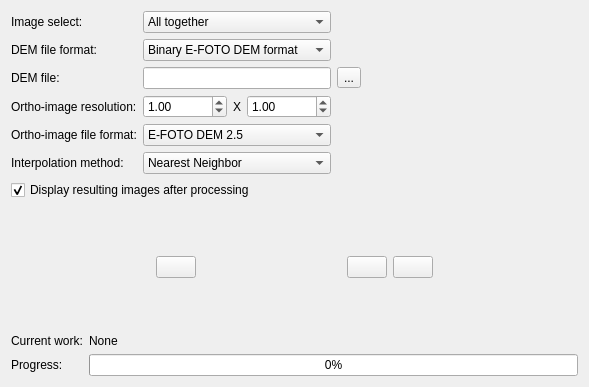
<?xml version="1.0" encoding="UTF-8"?>
<ui version="4.0">
 <class>OrthoForm</class>
 <widget class="QWidget" name="OrthoForm">
  <property name="geometry">
   <rect>
    <x>0</x>
    <y>0</y>
    <width>589</width>
    <height>387</height>
   </rect>
  </property>
  <property name="windowTitle">
   <string>Ortho-rectification</string>
  </property>
  <property name="windowIcon">
   <iconset resource="../resource/resource.qrc">
    <normaloff>:/icon/WindowIcon.png</normaloff>:/icon/WindowIcon.png</iconset>
  </property>
  <layout class="QGridLayout" name="gridLayout_5">
   <item row="0" column="0">
    <layout class="QGridLayout" name="gridLayout_4">
     <item row="0" column="0">
      <layout class="QGridLayout" name="gridLayout_3">
       <item row="0" column="0">
        <widget class="QLabel" name="label">
         <property name="text">
          <string>Image select:</string>
         </property>
        </widget>
       </item>
       <item row="0" column="1">
        <widget class="QComboBox" name="comboBox">
         <item>
          <property name="text">
           <string>All together</string>
          </property>
         </item>
         <item>
          <property name="text">
           <string>All individually</string>
          </property>
         </item>
        </widget>
       </item>
       <item row="0" column="2">
        <spacer name="horizontalSpacer">
         <property name="orientation">
          <enum>Qt::Horizontal</enum>
         </property>
         <property name="sizeHint" stdset="0">
          <size>
           <width>40</width>
           <height>20</height>
          </size>
         </property>
        </spacer>
       </item>
       <item row="1" column="0">
        <widget class="QLabel" name="label_30">
         <property name="text">
          <string>DEM file format:</string>
         </property>
        </widget>
       </item>
       <item row="1" column="1">
        <widget class="QComboBox" name="comboBox2">
         <property name="currentIndex">
          <number>0</number>
         </property>
         <item>
          <property name="text">
           <string>Binary E-FOTO DEM format</string>
          </property>
         </item>
         <item>
          <property name="text">
           <string>ASCII 3D points</string>
          </property>
         </item>
        </widget>
       </item>
       <item row="1" column="2">
        <spacer name="horizontalSpacer_2">
         <property name="orientation">
          <enum>Qt::Horizontal</enum>
         </property>
         <property name="sizeHint" stdset="0">
          <size>
           <width>40</width>
           <height>20</height>
          </size>
         </property>
        </spacer>
       </item>
       <item row="2" column="0">
        <widget class="QLabel" name="label_2">
         <property name="text">
          <string>DEM file:</string>
         </property>
        </widget>
       </item>
       <item row="2" column="1">
        <widget class="QLineEdit" name="lineEdit">
         <property name="readOnly">
          <bool>true</bool>
         </property>
        </widget>
       </item>
       <item row="2" column="2">
        <widget class="QToolButton" name="loadDemButton">
         <property name="toolTip">
          <string>Load DEM</string>
         </property>
         <property name="text">
          <string>...</string>
         </property>
        </widget>
       </item>
       <item row="2" column="3">
        <spacer name="horizontalSpacer_3">
         <property name="orientation">
          <enum>Qt::Horizontal</enum>
         </property>
         <property name="sizeHint" stdset="0">
          <size>
           <width>40</width>
           <height>20</height>
          </size>
         </property>
        </spacer>
       </item>
       <item row="3" column="0">
        <widget class="QLabel" name="label_4">
         <property name="text">
          <string>Ortho-image resolution:</string>
         </property>
        </widget>
       </item>
       <item row="3" column="1">
        <layout class="QHBoxLayout" name="horizontalLayout">
         <item>
          <widget class="QDoubleSpinBox" name="doubleSpinBox1">
           <property name="minimum">
            <double>0.010000000000000</double>
           </property>
           <property name="maximum">
            <double>1000000.000000000000000</double>
           </property>
           <property name="value">
            <double>1.000000000000000</double>
           </property>
          </widget>
         </item>
         <item>
          <widget class="QLabel" name="label_5">
           <property name="text">
            <string>X</string>
           </property>
           <property name="alignment">
            <set>Qt::AlignCenter</set>
           </property>
          </widget>
         </item>
         <item>
          <widget class="QDoubleSpinBox" name="doubleSpinBox2">
           <property name="minimum">
            <double>0.010000000000000</double>
           </property>
           <property name="maximum">
            <double>1000000.000000000000000</double>
           </property>
           <property name="value">
            <double>1.000000000000000</double>
           </property>
          </widget>
         </item>
        </layout>
       </item>
       <item row="3" column="2">
        <spacer name="horizontalSpacer_7">
         <property name="orientation">
          <enum>Qt::Horizontal</enum>
         </property>
         <property name="sizeHint" stdset="0">
          <size>
           <width>40</width>
           <height>20</height>
          </size>
         </property>
        </spacer>
       </item>
       <item row="4" column="0">
        <widget class="QLabel" name="label_6">
         <property name="text">
          <string>Ortho-image file format:</string>
         </property>
        </widget>
       </item>
       <item row="4" column="1">
        <widget class="QComboBox" name="comboBox3">
         <item>
          <property name="text">
           <string>E-FOTO DEM 2.5</string>
          </property>
         </item>
        </widget>
       </item>
       <item row="4" column="2">
        <spacer name="horizontalSpacer_8">
         <property name="orientation">
          <enum>Qt::Horizontal</enum>
         </property>
         <property name="sizeHint" stdset="0">
          <size>
           <width>40</width>
           <height>20</height>
          </size>
         </property>
        </spacer>
       </item>
       <item row="5" column="0">
        <widget class="QLabel" name="label_8">
         <property name="text">
          <string>Interpolation method:</string>
         </property>
        </widget>
       </item>
       <item row="5" column="1">
        <widget class="QComboBox" name="comboBox4">
         <item>
          <property name="text">
           <string>Nearest Neighbor</string>
          </property>
         </item>
         <item>
          <property name="text">
           <string>Bilinear</string>
          </property>
         </item>
         <item>
          <property name="text">
           <string>Bicubic</string>
          </property>
         </item>
         <item>
          <property name="text">
           <string>Lagrange</string>
          </property>
         </item>
        </widget>
       </item>
       <item row="5" column="2">
        <spacer name="horizontalSpacer_9">
         <property name="orientation">
          <enum>Qt::Horizontal</enum>
         </property>
         <property name="sizeHint" stdset="0">
          <size>
           <width>40</width>
           <height>20</height>
          </size>
         </property>
        </spacer>
       </item>
      </layout>
     </item>
     <item row="1" column="0">
      <widget class="QCheckBox" name="checkBox">
       <property name="text">
        <string>Display resulting images after processing</string>
       </property>
       <property name="checked">
        <bool>true</bool>
       </property>
      </widget>
     </item>
     <item row="2" column="0">
      <spacer name="verticalSpacer">
       <property name="orientation">
        <enum>Qt::Vertical</enum>
       </property>
       <property name="sizeHint" stdset="0">
        <size>
         <width>17</width>
         <height>13</height>
        </size>
       </property>
      </spacer>
     </item>
     <item row="3" column="0">
      <layout class="QGridLayout" name="gridLayout_2">
       <item row="0" column="0">
        <spacer name="horizontalSpacer_5">
         <property name="orientation">
          <enum>Qt::Horizontal</enum>
         </property>
         <property name="sizeHint" stdset="0">
          <size>
           <width>40</width>
           <height>20</height>
          </size>
         </property>
        </spacer>
       </item>
       <item row="0" column="1">
        <widget class="QPushButton" name="orthoButton">
         <property name="toolTip">
          <string>Run ortho-rectification</string>
         </property>
         <property name="text">
          <string/>
         </property>
         <property name="icon">
          <iconset resource="../resource/resource.qrc">
           <normaloff>:/icon/ortho.png</normaloff>:/icon/ortho.png</iconset>
         </property>
         <property name="iconSize">
          <size>
           <width>30</width>
           <height>30</height>
          </size>
         </property>
        </widget>
       </item>
       <item row="0" column="2">
        <spacer name="horizontalSpacer_4">
         <property name="orientation">
          <enum>Qt::Horizontal</enum>
         </property>
         <property name="sizeHint" stdset="0">
          <size>
           <width>40</width>
           <height>20</height>
          </size>
         </property>
        </spacer>
       </item>
       <item row="0" column="3">
        <widget class="QPushButton" name="abortButton">
         <property name="toolTip">
          <string>Abort current operation</string>
         </property>
         <property name="text">
          <string/>
         </property>
         <property name="icon">
          <iconset resource="../resource/resource.qrc">
           <normaloff>:/icon/abort.png</normaloff>:/icon/abort.png</iconset>
         </property>
         <property name="iconSize">
          <size>
           <width>30</width>
           <height>30</height>
          </size>
         </property>
        </widget>
       </item>
       <item row="0" column="4">
        <widget class="QPushButton" name="doneButton">
         <property name="toolTip">
          <string>Exit / done</string>
         </property>
         <property name="text">
          <string/>
         </property>
         <property name="icon">
          <iconset resource="../resource/resource.qrc">
           <normaloff>:/icon/done.png</normaloff>:/icon/done.png</iconset>
         </property>
         <property name="iconSize">
          <size>
           <width>30</width>
           <height>30</height>
          </size>
         </property>
        </widget>
       </item>
       <item row="0" column="5">
        <spacer name="horizontalSpacer_6">
         <property name="orientation">
          <enum>Qt::Horizontal</enum>
         </property>
         <property name="sizeHint" stdset="0">
          <size>
           <width>40</width>
           <height>20</height>
          </size>
         </property>
        </spacer>
       </item>
      </layout>
     </item>
     <item row="4" column="0">
      <spacer name="verticalSpacer_2">
       <property name="orientation">
        <enum>Qt::Vertical</enum>
       </property>
       <property name="sizeHint" stdset="0">
        <size>
         <width>20</width>
         <height>17</height>
        </size>
       </property>
      </spacer>
     </item>
     <item row="5" column="0">
      <layout class="QGridLayout" name="gridLayout">
       <item row="0" column="0">
        <widget class="QLabel" name="label_7">
         <property name="text">
          <string>Current work:</string>
         </property>
        </widget>
       </item>
       <item row="0" column="1">
        <widget class="QLabel" name="workLabel">
         <property name="text">
          <string>None</string>
         </property>
        </widget>
       </item>
       <item row="1" column="0">
        <widget class="QLabel" name="label_3">
         <property name="text">
          <string>Progress:</string>
         </property>
        </widget>
       </item>
       <item row="1" column="1">
        <widget class="QProgressBar" name="progressBar">
         <property name="value">
          <number>0</number>
         </property>
        </widget>
       </item>
      </layout>
     </item>
    </layout>
   </item>
  </layout>
 </widget>
 <tabstops>
  <tabstop>comboBox</tabstop>
  <tabstop>comboBox2</tabstop>
  <tabstop>lineEdit</tabstop>
  <tabstop>loadDemButton</tabstop>
  <tabstop>doubleSpinBox1</tabstop>
  <tabstop>doubleSpinBox2</tabstop>
  <tabstop>comboBox3</tabstop>
  <tabstop>orthoButton</tabstop>
  <tabstop>abortButton</tabstop>
  <tabstop>doneButton</tabstop>
 </tabstops>
 <resources>
  <include location="../resource/resource.qrc"/>
 </resources>
 <connections/>
</ui>
